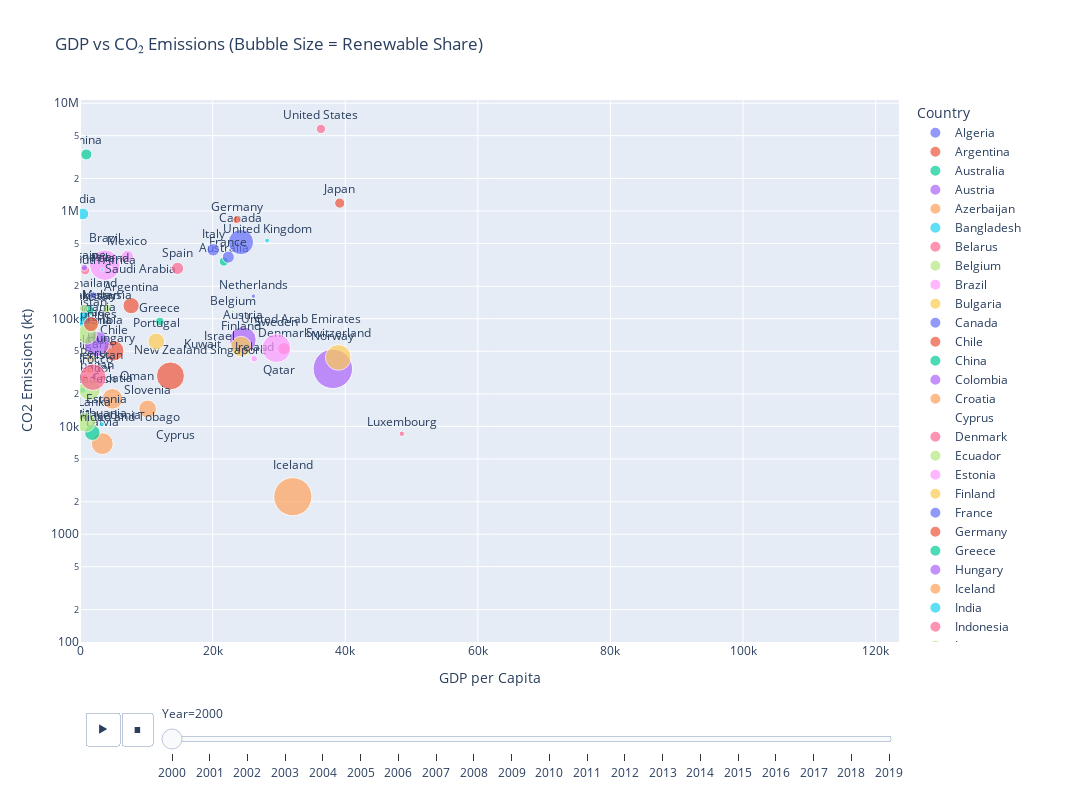

Write notebook code for a chart like this one.
### Markdown cell above
## Key Findings
1. Energy Intensity vs CO₂ Emissions:
Although energy intensity — the amount of energy used per unit of economic output — might seem like a clear driver of emissions, the relationship is surprisingly weak when emissions are viewed on a logarithmic scale. This suggests that simply being more or less energy-efficient doesn't directly correspond to higher or lower CO₂ output. Many countries with low intensity may still emit large amounts of CO₂ if their energy mix is fossil-heavy, while others with high intensity may rely more on renewables or nuclear. This implies that emissions are more strongly driven by absolute energy use, population scale, and the carbon content of fuels rather than efficiency alone.

2. Renewables Share vs Low-Carbon Electricity:
There is a very strong and direct positive correlation between a country’s share of renewables in its energy mix and its percentage of low-carbon electricity. This reflects the fact that renewables (like solar, wind, and hydro) form the backbone of most countries’ low-carbon strategies, often contributing more than nuclear in recent years. The tight alignment shows that increasing renewable capacity has an immediate and proportional impact on reducing the carbon intensity of electricity, affirming the effectiveness of policy and investment in clean energy.

3. GDP per Capita vs Access to Clean Fuels:
Access to clean fuels for cooking is tightly linked to a country’s wealth, with higher GDP per capita consistently associated with higher access rates. This trend underscores how infrastructure development, household energy affordability, and national policy are typically better in richer nations. However, the relationship begins to plateau as countries reach near-universal access, suggesting that past a certain income threshold, clean energy access becomes more about maintenance and equity than economic growth. The strongest gaps remain in low-income countries, where targeted aid and infrastructure support could have the most impact.

### Code cell
df = raw_data.copy()

# Clean relevant columns
df_anim = df.dropna(subset=[
    "Value_co2_emissions_kt_by_country",
    "gdp_per_capita",
    "Renewables (% equivalent primary energy)",
    "Entity",
    "Year"
])

# Rename for compatibility
df_anim = df_anim.rename(columns={
    "Entity": "Country",
    "Value_co2_emissions_kt_by_country": "CO2 Emissions (kt)",
    "gdp_per_capita": "GDP per Capita",
    "Renewables (% equivalent primary energy)": "Renewables (%)"
})

# Create animated scatter plot
fig = px.scatter(
    df_anim,
    x="GDP per Capita",
    y="CO2 Emissions (kt)",
    animation_frame="Year",
    animation_group="Country",
    size="Renewables (%)",
    color="Country",
    hover_name="Country",         # Still useful
    text="Country",               # 👈 add this for always-visible labels
    log_y=True,
    size_max=30,
    range_x=[0, df_anim["GDP per Capita"].max()],
    range_y=[1e2, df_anim["CO2 Emissions (kt)"].max()],
    title="GDP vs CO₂ Emissions (Bubble Size = Renewable Share)"
)

fig.update_traces(textposition="top center")  # 👈 position labels
fig.update_layout(width=1250, height=800)
fig.show()
